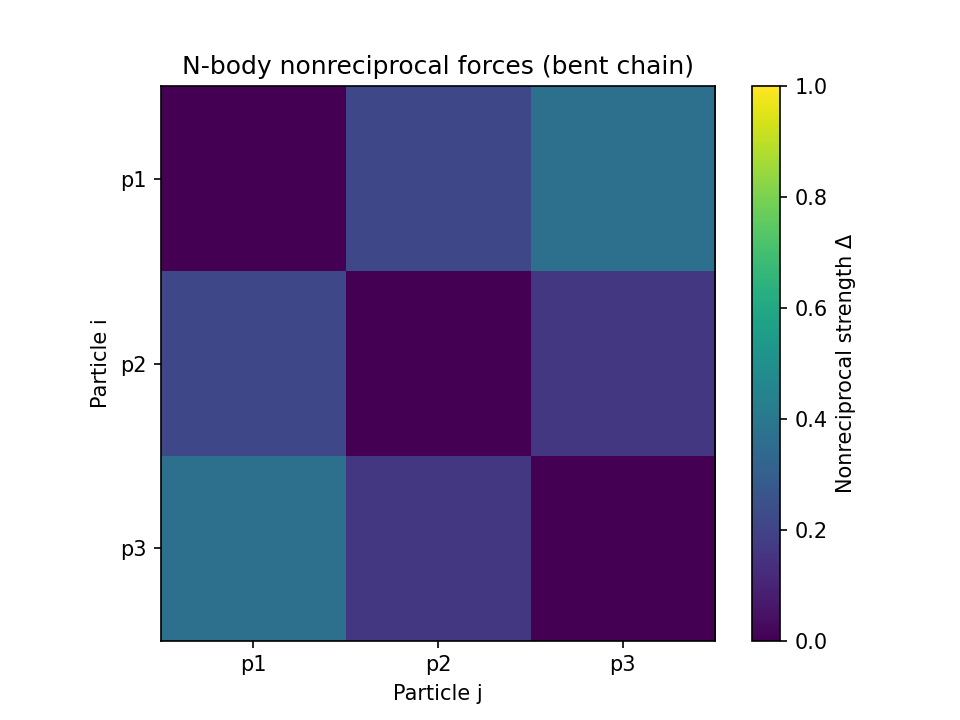

Python code for this plot:
import numpy as np
import matplotlib.pyplot as plt

def K(x):
    """Coupling matrix K(x) = sqrt(2 x ln x), defined for x > e to avoid singularity."""
    return np.sqrt(2 * x * np.log(x))

# Positions chosen > e ≈ 2.718 to ensure positive K and avoid divergence
positions = np.array([2.5, 4.0, 6.0])
K_vals = K(positions)

def nonreciprocal_strength(K_i, K_j):
    return np.abs(K_i - K_j) / (np.abs(K_i) + np.abs(K_j))

n = len(positions)
Delta = np.zeros((n, n))
for i in range(n):
    for j in range(n):
        if i != j:
            Delta[i, j] = nonreciprocal_strength(K_vals[i], K_vals[j])

print("=== Optical matter N-body nonreciprocal forces ===")
print(f"Particle positions: {positions}")
print(f"K(x) values: {K_vals}")
print("Nonreciprocal strength matrix Delta (Delta_ij = |K_i-K_j|/(|K_i|+|K_j|)):")
print(Delta)
print("Interpretation: Nonzero off-diagonals indicate broken action-reaction symmetry.")
print("The largest asymmetry occurs between particles with largest K difference.")

plt.imshow(Delta, cmap='viridis', vmin=0, vmax=1)
plt.colorbar(label='Nonreciprocal strength Δ')
plt.title('N-body nonreciprocal forces (bent chain)')
plt.xlabel('Particle j')
plt.ylabel('Particle i')
plt.xticks(range(n), [f'p{i+1}' for i in range(n)])
plt.yticks(range(n), [f'p{i+1}' for i in range(n)])
plt.savefig('nonreciprocal_optical_matter.png', dpi=150)
plt.show()
